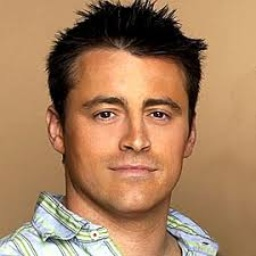
#> input picture Images/Friends/Joey/Img2.jpg, 256 x 256 px, found by its file name
$ python Face_recognizition_builtin.py
#> lines starting #> are read from the running program, lines starting #| are printed output that depends on the picture
import os
import cv2 as cv
import numpy as np

People = ["Joey","Chandler","Ross"]
DIR = r'D:\Machine Vision\Images\Friends'
haar_cascade = "Xml/Haarcascade_face.xml"
model = cv.CascadeClassifier(haar_cascade)
Features = []
Labels = []


def create_train():
    for person in People:
        path = os.path.join(DIR,person)
        label = People.index(person)

        for img in os.listdir(path):
            img_path = os.path.join(path,img)
            img_arr = cv.imread(img_path)
#> img_arr is the input picture: shape (256, 256, 3); mean B, G, R 94.6, 127.8, 166.8
            gray = cv.cvtColor(img_arr,cv.COLOR_BGR2GRAY)
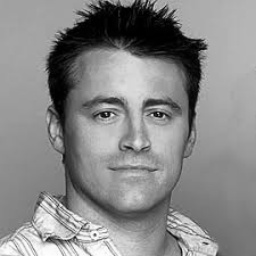
#> gray: shape (256, 256); min 0, max 254, mean 135.7

            face_rect = model.detectMultiScale(gray,scaleFactor=1.1,minNeighbors=3)
#> face_rect = [[61, 55, 145, 145]]

            for (x,y,w,h) in face_rect:
                face_roi = gray[x:x+w,y:y+h]
                Features.append(face_roi)
                Labels.append(label)
#> this loop made 1 pass
#> pass 1, in create_train, `face_roi = gray[x:x+w,y:y+h]`:
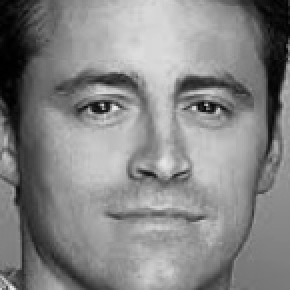
#> face_roi: shape (145, 145) (shown 2 times larger); min 0, max 237, mean 132.8
#> after the loop, Features = 1 item; Labels = [0]
#> pass 2 of the loop in create_train, `for person in People:`:
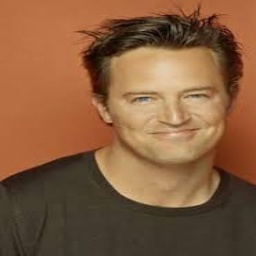
#> input picture Images/Friends/Chandler/img1.jpg, 256 x 256 px, found by its file name
#> in create_train, img_arr is the input picture: shape (256, 256, 3); mean B, G, R 61.8, 92.7, 133.9
#> in create_train, `gray = cv.cvtColor(img_arr,cv.COLOR_BGR2GRAY)`:
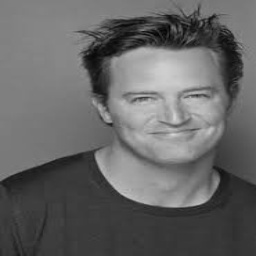
#> gray: shape (256, 256); min 3, max 213, mean 101.5
#> face_rect = [[113, 50, 121, 121]]
#> the loop in create_train, `for (x,y,w,h) in face_rect:` made 1 pass
#> pass 1, in create_train, `face_roi = gray[x:x+w,y:y+h]`:
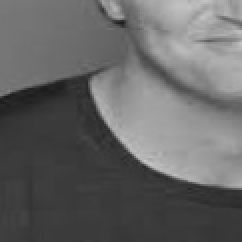
#> face_roi: shape (121, 121) (shown 2 times larger); min 26, max 200, mean 101.4
#> after the loop in create_train, `for (x,y,w,h) in face_rect:`: Features = 2 items; Labels = [0, 1]


#> (the run stopped early here; a loop or call above may not have finished)
